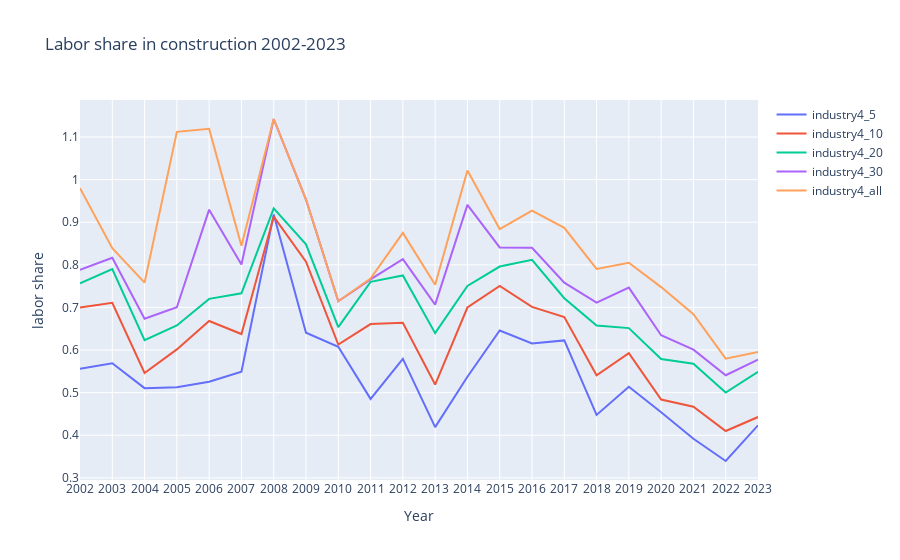

Write notebook code for a chart like this one.
### Code cell
## construction labor share by rank

fig = go.Figure()

for i in [5, 10, 20, 30, 'all']:

    fig.add_trace(go.Scatter(x = ls_df['year'], y = ls_df[f'industry4_{i}'],
                    mode='lines',
                    name=f'industry4_{i}'))
    
fig.update_layout(
    title = 'Labor share in construction 2002-2023', 
    xaxis_title = "Year",
    yaxis_title = "labor share",
    xaxis = dict(
        tickmode = 'linear',
        tick0 = 2002,
        dtick = 1
    ),

    yaxis = dict(
        tickmode = 'linear',
        tick0 = 0,
        dtick = 0.1
    )
)

fig.show()

### Figure 1 — Plotly figure (JSON) as saved in the notebook; plotly's stock layout.template omitted (floating-point values rounded to 4 significant figures)
{"data": [{"mode": "lines", "name": "industry4_5", "type": "scatter", "x": [2002, 2003, 2004, 2005, 2006, 2007, 2008, 2009, 2010, 2011, 2012, 2013, 2014, 2015, 2016, 2017, 2018, 2019, 2020, 2021, 2022, 2023], "y": [0.5559, 0.569, 0.5106, 0.5125, 0.5256, 0.549, 0.918, 0.6406, 0.6077, 0.4853, 0.5794, 0.4191, 0.5372, 0.6458, 0.6153, 0.6226, 0.4477, 0.5138, 0.4541, 0.3917, 0.3396, 0.4233]}, {"mode": "lines", "name": "industry4_10", "type": "scatter", "x": [2002, 2003, 2004, 2005, 2006, 2007, 2008, 2009, 2010, 2011, 2012, 2013, 2014, 2015, 2016, 2017, 2018, 2019, 2020, 2021, 2022, 2023], "y": [0.6995, 0.711, 0.546, 0.6014, 0.6682, 0.6376, 0.913, 0.8075, 0.6129, 0.6609, 0.6642, 0.5191, 0.6998, 0.7506, 0.7013, 0.6775, 0.5407, 0.5925, 0.4839, 0.4671, 0.41, 0.4428]}, {"mode": "lines", "name": "industry4_20", "type": "scatter", "x": [2002, 2003, 2004, 2005, 2006, 2007, 2008, 2009, 2010, 2011, 2012, 2013, 2014, 2015, 2016, 2017, 2018, 2019, 2020, 2021, 2022, 2023], "y": [0.7566, 0.7899, 0.6229, 0.6576, 0.7201, 0.7331, 0.9325, 0.8482, 0.6537, 0.76, 0.7751, 0.6397, 0.7505, 0.796, 0.8116, 0.7217, 0.6574, 0.6515, 0.5788, 0.5679, 0.5002, 0.5488]}, {"mode": "lines", "name": "industry4_30", "type": "scatter", "x": [2002, 2003, 2004, 2005, 2006, 2007, 2008, 2009, 2010, 2011, 2012, 2013, 2014, 2015, 2016, 2017, 2018, 2019, 2020, 2021, 2022, 2023], "y": [0.7881, 0.8165, 0.6736, 0.7004, 0.9294, 0.8006, 1.142, 0.9533, 0.7145, 0.7659, 0.8132, 0.7065, 0.9408, 0.8408, 0.8401, 0.758, 0.7114, 0.7466, 0.6348, 0.6008, 0.5409, 0.5773]}, {"mode": "lines", "name": "industry4_all", "type": "scatter", "x": [2002, 2003, 2004, 2005, 2006, 2007, 2008, 2009, 2010, 2011, 2012, 2013, 2014, 2015, 2016, 2017, 2018, 2019, 2020, 2021, 2022, 2023], "y": [0.9797, 0.8388, 0.7581, 1.112, 1.119, 0.8446, 1.142, 0.9533, 0.7145, 0.7676, 0.8749, 0.7532, 1.022, 0.8839, 0.927, 0.8868, 0.7903, 0.8048, 0.7477, 0.6843, 0.5798, 0.5954]}], "layout": {"title": {"text": "Labor share in construction 2002-2023"}, "xaxis": {"dtick": 1, "tick0": 2002, "tickmode": "linear", "title": {"text": "Year"}}, "yaxis": {"dtick": 0.1, "tick0": 0, "tickmode": "linear", "title": {"text": "labor share"}}}}
